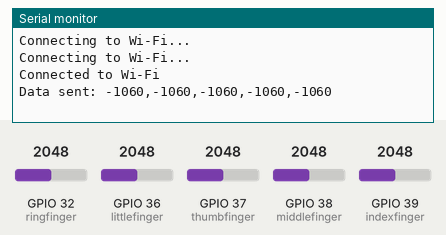
Recording of a sketch running on a simulated ESP32. Shown: the last lines printed to the serial monitor. The inputs (shaded band) are chosen by the test bench; at power-on: GPIO 32 (ringfinger) = 2048, GPIO 36 (littlefinger) = 2048, GPIO 37 (thumbfinger) = 2048, GPIO 38 (middlefinger) = 2048, GPIO 39 (indexfinger) = 2048. WiFi joins after 1.5 s; servers stay silent unless stated.

Above: at 3.2 s.
3.3 s: GPIO 32 (ringfinger) set to 2866
At 4.4 s:
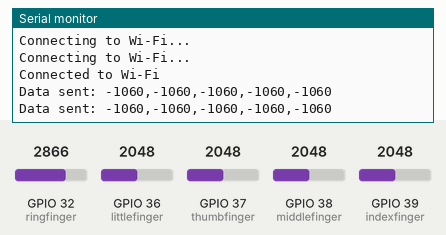
4.9 s: GPIO 36 (littlefinger) set to 2866
At 6.3 s:
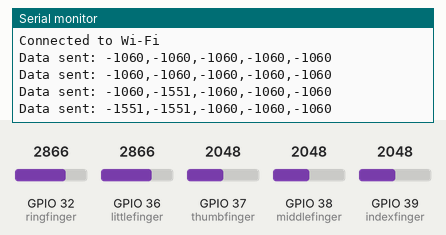
6.5 s: GPIO 37 (thumbfinger) set to 2866
At 7.7 s:
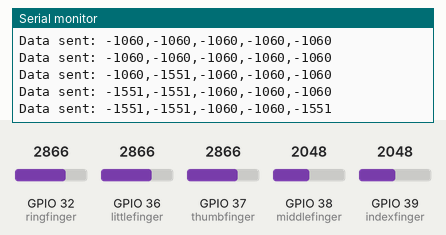
8.1 s: GPIO 38 (middlefinger) set to 2866
At 8.7 s:
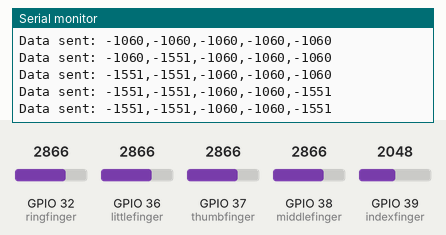
9.7 s: GPIO 39 (indexfinger) set to 2866
At 11.1 s:
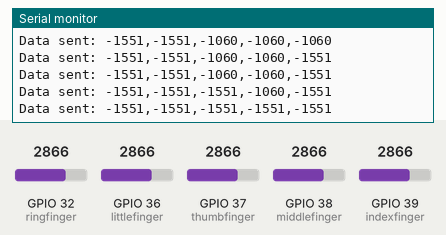
11.3 s: GPIO 32 (ringfinger) set to 3972
At 12.7 s:
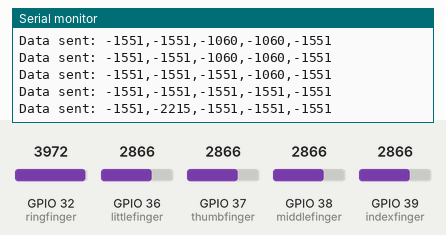
Timing chart, 0 to 13.9 s (numbered marks = the images above; inputs shaded):
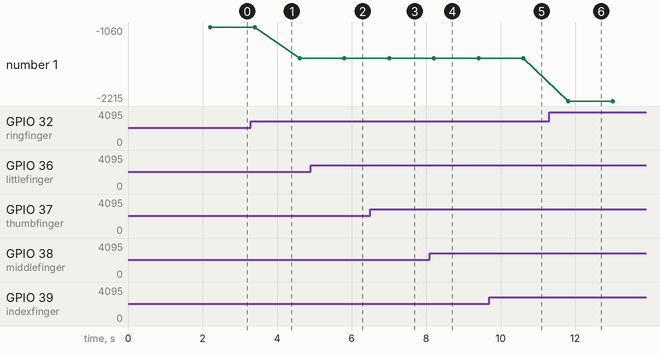

The sketch:

DesignLab.ino
```cpp
#include <WiFi.h>
#include <WiFiClient.h>
#include <WiFiUdp.h>

const char *ssid = "Your_SSID";
const char *password = "gripper";
const char *host = "192.168.1.100";
const int port = 8080;

int littlefinger = A0;
int ringfinger = A4;
int middlefinger = A2;
int indexfinger = A3;
int thumbfinger = A1;

int val1, val2, val3, val4, val5;

WiFiClient client;

void setup()
{
  Serial.begin(115200);

  pinMode(littlefinger, INPUT);
  pinMode(ringfinger, INPUT);
  pinMode(middlefinger, INPUT);
  pinMode(indexfinger, INPUT);
  pinMode(thumbfinger, INPUT);

  // Connect to Wi-Fi
  WiFi.begin(ssid, password);
  while (WiFi.status() != WL_CONNECTED)
  {
    delay(1000);
    Serial.println("Connecting to Wi-Fi...");
  }
  Serial.println("Connected to Wi-Fi");
}

int reading(int pinnumber)
{
  int flexposition = analogRead(pinnumber);
  return map(flexposition, 280, 80, 0, 120);
}

void loop()
{
  val1 = reading(littlefinger);
  val2 = reading(ringfinger);
  val3 = reading(middlefinger);
  val4 = reading(indexfinger);
  val5 = reading(thumbfinger);

  String data = String(val1) + "," + String(val2) + "," + String(val3) + "," + String(val4) + "," + String(val5);

  if (client.connect(host, port))
  {
    client.println(data);
    client.stop();
    Serial.println("Data sent: " + data);
  }
  else
  {
    Serial.println("Connection failed");
  }

  delay(1000);
}
```

Measured:
- after the input at 4.9 s, the serial monitor: prints a new line after 0.91 s (image 2)
- after the input at 6.5 s, the serial monitor: prints a new line after 0.51 s (image 3)
- after the input at 9.7 s, the serial monitor: prints a new line after 0.91 s (image 5)
- after the input at 11.3 s, the serial monitor: prints a new line after 0.51 s (image 6)
- plotted number 1: -1060 → -1551 after the input at 3.3 s, -1551 → -2215 after the input at 11.3 s
